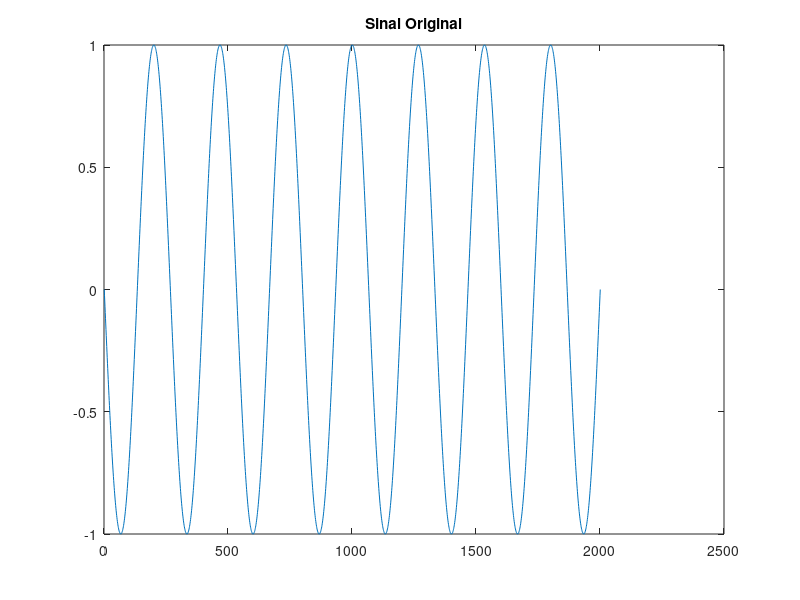
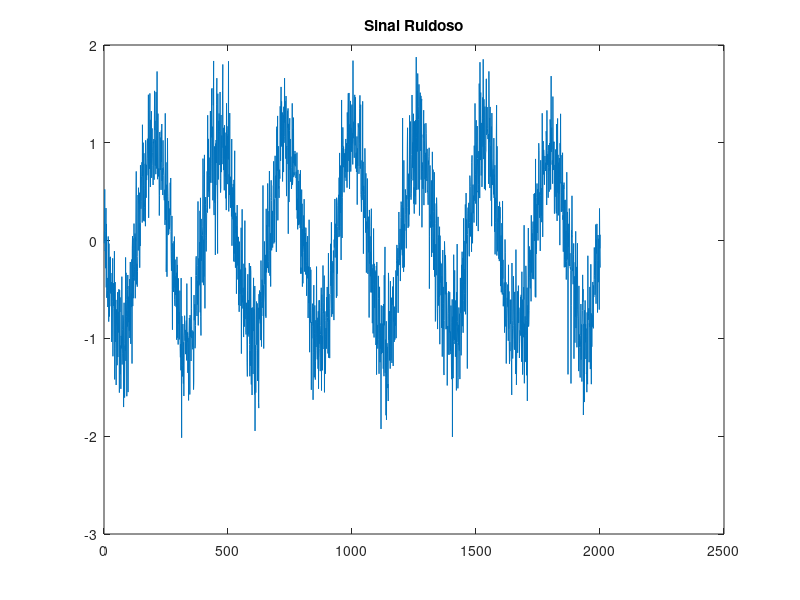
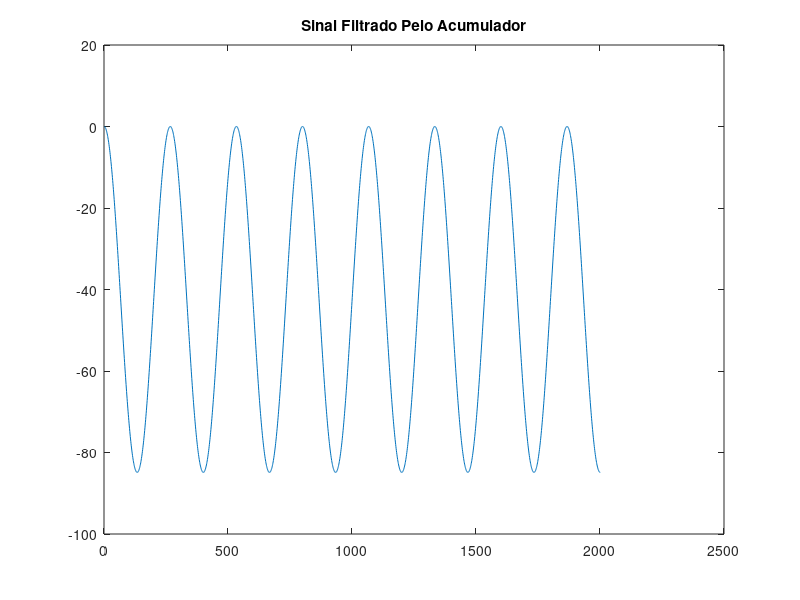
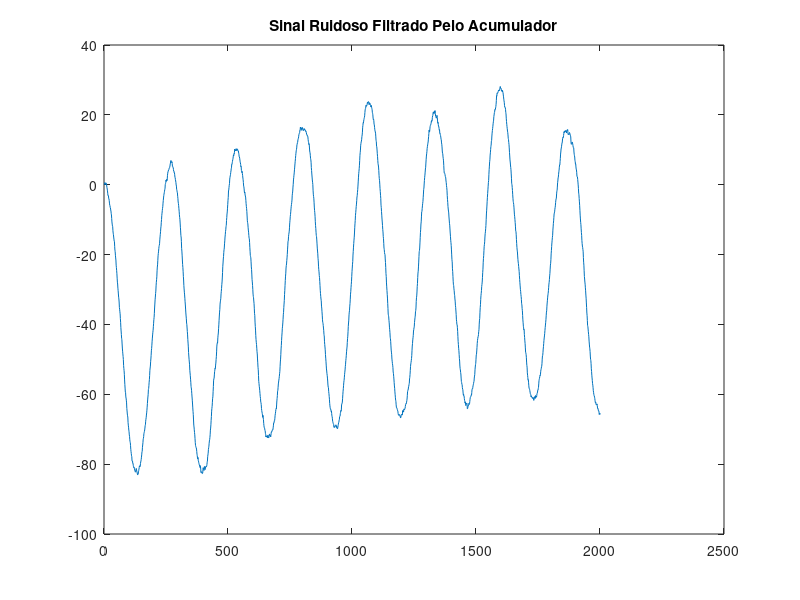

Reproduce these figures in MATLAB, in order.
n = -1000:1000;
x = cos(0.0075*pi*n); % senoide limpa
r = 0.35*randn(1,length(x)); % ruído de amplitude igual a 35% da amplitude da senoide
x_r = x + r; % senoide ruidosa
plot(x);title("Sinal Original"); figure; plot(x_r);title("Sinal Ruidoso");figure; % compare os gráficos do sinal limpo e ruidoso

y = cumsum(x); % sinal filtrado se não houvesse ruído (referência para cálculoda SNR final)
y_r = cumsum(x_r); % sinal ruidoso filtrado
plot(y);title("Sinal Filtrado Pelo Acumulador"); figure; plot(y_r);title("Sinal Ruidoso Filtrado Pelo Acumulador");
SNR_dB_inicial = 10*log10(sum( (x).^2 )/sum( ( x - x_r).^2 ))
SNR_dB_final = 10*log10(sum( (y).^2 )/sum( (y - y_r).^2 ))
% Veja o ganho de SNR, da seguinte maneira:
Ganho_SNR_dB = SNR_dB_final - SNR_dB_inicial

y = [x(1) (x(2:end)- x(1:end-1))];
y_r = [x_r(1) (x_r(2:end) - x_r(1:end-1))];
SNR_dB_inicial = 10*log10(sum( (x).^2 )/sum( (x - x_r).^2 ))
SNR_dB_final = 10*log10(sum( (y).^2 )/sum( (y - y_r).^2 ))
Ganho_SNR_dB = SNR_dB_final - SNR_dB_inicial